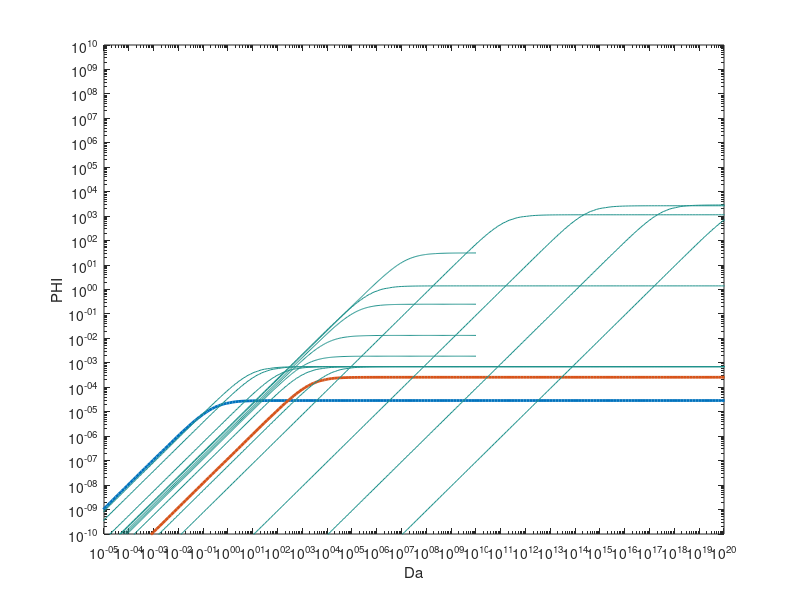

Recreate this plot in MATLAB.
clear all;
clc
% PARAMETERS OF WILDFIRE PDE EQUATION
N      = 512;
Da     = logspace(-30, 30, N);
phi    = logspace(-30, 30, N);
[D, P] = meshgrid (Da, phi);
eps    = 3e-2;
beta   = 1.0;
q      = 1;
u_int  = 31.0;
k      = 1e-1;
alpha  = 1e-3;
upc    = 3.0;
w      = 1.0; 

% MAXIMUM TEMPERATURE OF FIREFRONT
umax   = q/eps *(beta + eps/q* u_int);

du     = umax - upc;
delta  = 9e-4;

K      = k*(1+eps*umax)^3 +1 ;
% HEATING TERM
HT = rdivide((K*du)/(delta^2) + (3*k*eps*(1+eps*umax)^2)*(du/delta)^2, D) + beta*exp(du/(1+eps*du)) ;

% COOLING TERM
CT = rdivide((w*du)/delta, P) + alpha*umax ;

% FLAME EVOLUTION
du_dt = HT - CT;

[c, h] = contour(D, P, du_dt, [0,0]); 
%set(gca, 'XScale', 'log');
%set(gca, 'YScale', 'log');
% % Adjust the axis limits 
loglog(c(1, :), c(2,:), 'LineWidth',2)
xlabel('Da')
ylabel('PHI') 
xlim([1e-10,1e10])
ylim([1e-10,1e10]);

%%
hold on
shg
pause(2)

w      = 1e-1; 

% MAXIMUM TEMPERATURE OF FIREFRONT
umax   = q/eps *(beta + eps/q* u_int);

du     = umax - upc;
delta  = 1e-5;

K      = k*(1+eps*umax)^3 +1 ;
% HEATING TERM
HT = rdivide((K*du)/(delta^2) + (3*k*eps*(1+eps*umax)^2)*(du/delta)^2, D) + beta*exp(du/(1+eps*du)) ;

% COOLING TERM
CT = rdivide((w*du)/delta, P) + alpha*umax ;

% FLAME EVOLUTION
du_dt = HT - CT;

[c, h] = contour(D, P, du_dt, [0,0]); 
%set(gca, 'XScale', 'log');
%set(gca, 'YScale', 'log');
% % Adjust the axis limits 
loglog(c(1, :), c(2,:), 'LineWidth',2)
xlabel('Da')
ylabel('PHI') 
xlim([1e-5,1e20])
ylim([1e-10,1e10]);

hold on
%%
filename = "Neutral_curve.dat";
fileID = fopen (filename,'w');
fprintf(fileID, 'variables = Da, Phi \n');
fprintf(fileID, '%6.14f %6.14f \n',c);
fclose(fileID);

%% EFFECT OF PDE STIFFNESS - epsilon
N      = 512;
Da     = logspace(-30, 30, N);
phi    = logspace(-30, 30, N);
[D, P] = meshgrid (Da, phi);

Ne = 5;
epsilon = logspace(-1, 3, Ne);

for i = 1: Ne
    % MAXIMUM TEMPERATURE OF FIREFRONT
    epsilon(i)
    umax   = q/epsilon(i) *(beta + epsilon(i)/q* u_int);

    du     = umax - upc;
    delta  = 1e-3;

    K      = k*(1+epsilon(i)*umax)^3 +1 ;
    % HEATING TERM
    HT = rdivide((K*du)/(delta^2) + (3*k*epsilon(i)*(1+epsilon(i)*umax)^2)*(du/delta)^2, D) + beta*exp(du/(1+epsilon(i)*du)) ;

    % COOLING TERM
    CT = rdivide((w*du)/delta, P) + alpha*umax ;

    % FLAME EVOLUTION
    du_dt = HT - CT;

    [c, h] = contour(D, P, du_dt, [0,0]); 
    filename =  strcat("Effect_of_epsilon_", num2str(epsilon(i)), ".dat");
    fileID = fopen (filename,'w');
    fprintf(fileID, 'variables = Da, Phi \n');
    fprintf(fileID, '%6.14f %6.14f \n',c);
    fclose(fileID);
  
end

%% EFFECT OF THERMAL CONDUCTIVITY
Nk = 5;
k = logspace(-2, 2, Nk);

for i = 1: Nk

    K      = k(i)*(1+eps*umax)^3 +1 ;
    % HEATING TERM
    HT = rdivide((K*du)/(delta^2) + (3*k(i)*eps*(1+eps*umax)^2)*(du/delta)^2, D) + beta*exp(du/(1+eps*du)) ;

    % COOLING TERM
    CT = rdivide((w*du)/delta, P) + alpha*umax ;

    % FLAME EVOLUTION
    du_dt = HT - CT;

    [c, h] = contour(D, P, du_dt, [0,0]); 
    filename =  strcat("Effect_of_thermal_cond_", num2str(k(i)), ".dat");
    fileID = fopen (filename,'w');
    fprintf(fileID, 'variables = Da, Phi \n');
    fprintf(fileID, '%6.14f %6.14f \n',c);
    fclose(fileID);

end

%% EFFECT OF PHASE CHANGE TEMPERATURE

% PARAMETERS OF WILDFIRE PDE EQUATION
N      = 512;
Da     = logspace(-10, 10, N);
phi    = logspace(-10, 10, N);
[D, P] = meshgrid (Da, phi);
eps    = 3e-2;
beta   = 1.0;
q      = 1;
u_int  = 31.0;
k      = 1e-1;
alpha  = 1e-3;

w      = 1.0; 

% MAXIMUM TEMPERATURE OF FIREFRONT
umax   = q/eps *(beta + eps/q* u_int);
Nu     = 5;
upc    = linspace (0.0, 1.0, Nu)*umax;

for i = 1: Nu
    du     = umax - upc(i);
    delta  = 1e-5;

    K      = k*(1+eps*umax)^3 +1 ;
    % HEATING TERM
    HT = rdivide((K*du)/(delta^2) + (3*k*eps*(1+eps*umax)^2)*(du/delta)^2, D) + beta*exp(du/(1+eps*du)) ;

    % COOLING TERM
    CT = rdivide((w*du)/delta, P) + alpha*umax ;

    % FLAME EVOLUTION
    du_dt = HT - CT;

    [c, h] = contour(D, P, du_dt, [0,0]);
    filename =  strcat("Effect_of_phase_chang_tempera", num2str(upc(i)), ".dat");
    fileID = fopen (filename,'w');
    fprintf(fileID, 'variables = Da, Phi \n');
    fprintf(fileID, '%6.14f %6.14f \n',c);
    fclose(fileID);

end
